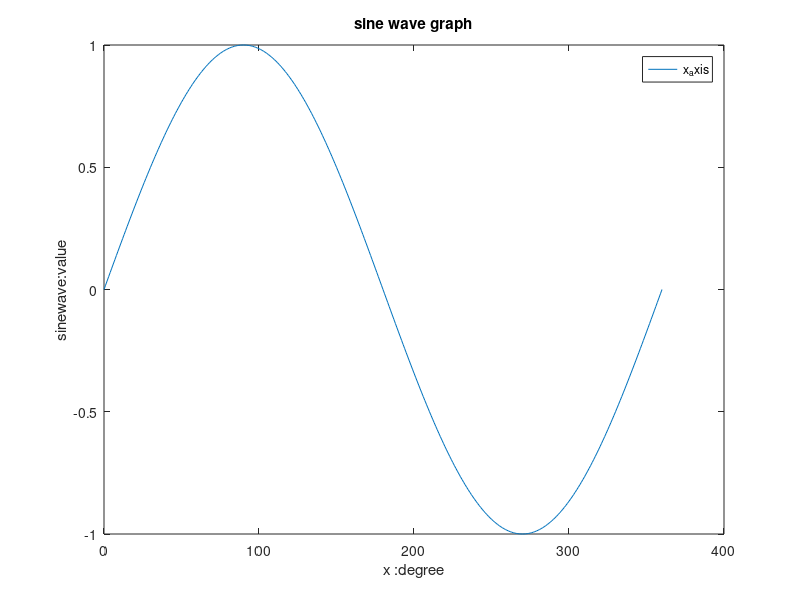

Write the MATLAB code that produced this figure.
%6. Basic Plotting:

%Generate data for a simple plot (e.g., a sine wave).
x=0:360;
sinewave=sind(x);
%Plot the data with proper labels and a legend.
plot(x,sinewave)
xlabel('x :degree')
ylabel('sinewave:value')
legend('x_axis')
title('sine wave graph')